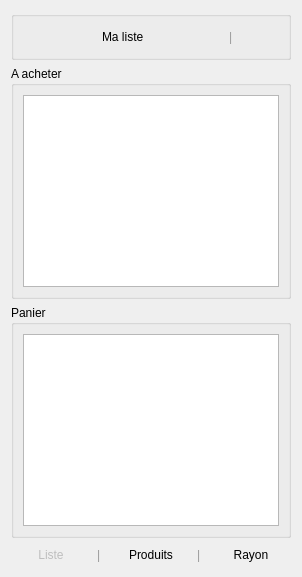
      <widget class="QWidget" name="page_MaListe">
       <layout class="QGridLayout" name="gridLayout_18">
        <item row="3" column="0" colspan="2">
         <layout class="QHBoxLayout" name="horizontalLayout_3">
          <item>
           <widget class="QPushButton" name="pushButtonMaListeListe">
            <property name="enabled">
             <bool>false</bool>
            </property>
            <property name="text">
             <string>Liste</string>
            </property>
            <property name="icon">
             <iconset resource="images.qrc">
              <normaloff>:/images/checklist48.png</normaloff>:/images/checklist48.png</iconset>
            </property>
            <property name="iconSize">
             <size>
              <width>48</width>
              <height>48</height>
             </size>
            </property>
            <property name="flat">
             <bool>true</bool>
            </property>
           </widget>
          </item>
          <item>
           <widget class="QLabel" name="label_2">
            <property name="maximumSize">
             <size>
              <width>10</width>
              <height>16777215</height>
             </size>
            </property>
            <property name="styleSheet">
             <string notr="true">font: 30pt &quot;Sans Serif&quot;;
color:rgb(154, 154, 154)</string>
            </property>
            <property name="text">
             <string>|</string>
            </property>
           </widget>
          </item>
          <item>
           <widget class="QPushButton" name="pushButtonMaListeProduit">
            <property name="text">
             <string>Produits</string>
            </property>
            <property name="icon">
             <iconset resource="images.qrc">
              <normaloff>:/images/french_fries_48.png</normaloff>:/images/french_fries_48.png</iconset>
            </property>
            <property name="iconSize">
             <size>
              <width>48</width>
              <height>48</height>
             </size>
            </property>
            <property name="checkable">
             <bool>false</bool>
            </property>
            <property name="checked">
             <bool>false</bool>
            </property>
            <property name="flat">
             <bool>true</bool>
            </property>
           </widget>
          </item>
          <item>
           <widget class="QLabel" name="label">
            <property name="maximumSize">
             <size>
              <width>10</width>
              <height>16777215</height>
             </size>
            </property>
            <property name="styleSheet">
             <string notr="true">font: 30pt &quot;Sans Serif&quot;;
color:rgb(154, 154, 154)</string>
            </property>
            <property name="text">
             <string>|</string>
            </property>
           </widget>
          </item>
          <item>
           <widget class="QPushButton" name="pushButtonMaListeRayon">
            <property name="text">
             <string>Rayon</string>
            </property>
            <property name="icon">
             <iconset resource="images.qrc">
              <normaloff>:/images/bulbgrey-emplacement-code-pin-icone-3656-128.png</normaloff>:/images/bulbgrey-emplacement-code-pin-icone-3656-128.png</iconset>
            </property>
            <property name="iconSize">
             <size>
              <width>48</width>
              <height>48</height>
             </size>
            </property>
            <property name="flat">
             <bool>true</bool>
            </property>
           </widget>
          </item>
         </layout>
        </item>
        <item row="0" column="0" colspan="2">
         <widget class="QGroupBox" name="groupBox_10">
          <property name="title">
           <string/>
          </property>
          <layout class="QGridLayout" name="gridLayout_19">
           <item row="1" column="0">
            <spacer name="horizontalSpacer_3">
             <property name="orientation">
              <enum>Qt::Horizontal</enum>
             </property>
             <property name="sizeHint" stdset="0">
              <size>
               <width>40</width>
               <height>20</height>
              </size>
             </property>
            </spacer>
           </item>
           <item row="1" column="2">
            <spacer name="horizontalSpacer_4">
             <property name="orientation">
              <enum>Qt::Horizontal</enum>
             </property>
             <property name="sizeHint" stdset="0">
              <size>
               <width>40</width>
               <height>20</height>
              </size>
             </property>
            </spacer>
           </item>
           <item row="1" column="4">
            <widget class="QPushButton" name="pushButtonMaListeOutils">
             <property name="text">
              <string/>
             </property>
             <property name="icon">
              <iconset resource="images.qrc">
               <normaloff>:/images/edit48.png</normaloff>:/images/edit48.png</iconset>
             </property>
             <property name="iconSize">
              <size>
               <width>48</width>
               <height>48</height>
              </size>
             </property>
             <property name="checkable">
              <bool>false</bool>
             </property>
             <property name="checked">
              <bool>false</bool>
             </property>
             <property name="autoRepeat">
              <bool>false</bool>
             </property>
             <property name="autoExclusive">
              <bool>false</bool>
             </property>
             <property name="autoDefault">
              <bool>false</bool>
             </property>
             <property name="default">
              <bool>false</bool>
             </property>
             <property name="flat">
              <bool>true</bool>
             </property>
            </widget>
           </item>
           <item row="1" column="1">
            <widget class="QLabel" name="label_8">
             <property name="styleSheet">
              <string notr="true">font: 75 15pt &quot;DejaVu Sans&quot;;</string>
             </property>
             <property name="text">
              <string>Ma liste</string>
             </property>
            </widget>
           </item>
           <item row="1" column="3">
            <widget class="QLabel" name="label_12">
             <property name="maximumSize">
              <size>
               <width>10</width>
               <height>16777215</height>
              </size>
             </property>
             <property name="styleSheet">
              <string notr="true">font: 30pt &quot;Sans Serif&quot;;
color:rgb(154, 154, 154)</string>
             </property>
             <property name="text">
              <string>|</string>
             </property>
            </widget>
           </item>
          </layout>
         </widget>
        </item>
        <item row="1" column="0" colspan="2">
         <widget class="QGroupBox" name="groupBox_11">
          <property name="title">
           <string>A acheter</string>
          </property>
          <property name="flat">
           <bool>false</bool>
          </property>
          <property name="checkable">
           <bool>false</bool>
          </property>
          <layout class="QGridLayout" name="gridLayout_20">
           <item row="0" column="0">
            <widget class="QListWidget" name="listWidgetMaListeAAcheter">
             <property name="autoFillBackground">
              <bool>false</bool>
             </property>
             <property name="styleSheet">
              <string notr="true">font: 14pt &quot;Sans Serif&quot;;</string>
             </property>
             <property name="alternatingRowColors">
              <bool>true</bool>
             </property>
            </widget>
           </item>
          </layout>
         </widget>
        </item>
        <item row="2" column="0" colspan="2">
         <widget class="QGroupBox" name="groupBox_12">
          <property name="title">
           <string>Panier</string>
          </property>
          <property name="flat">
           <bool>false</bool>
          </property>
          <property name="checkable">
           <bool>false</bool>
          </property>
          <property name="checked">
           <bool>false</bool>
          </property>
          <layout class="QGridLayout" name="gridLayout_21">
           <item row="0" column="0">
            <widget class="QListWidget" name="listWidgetMaListePanier">
             <property name="styleSheet">
              <string notr="true">font: 14pt &quot;Sans Serif&quot;;</string>
             </property>
             <property name="alternatingRowColors">
              <bool>true</bool>
             </property>
            </widget>
           </item>
          </layout>
         </widget>
        </item>
       </layout>
      </widget>
